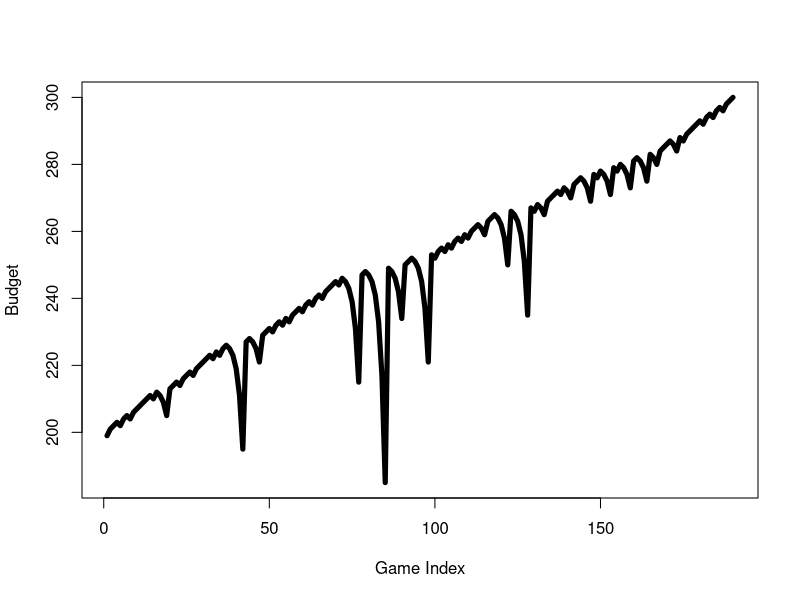
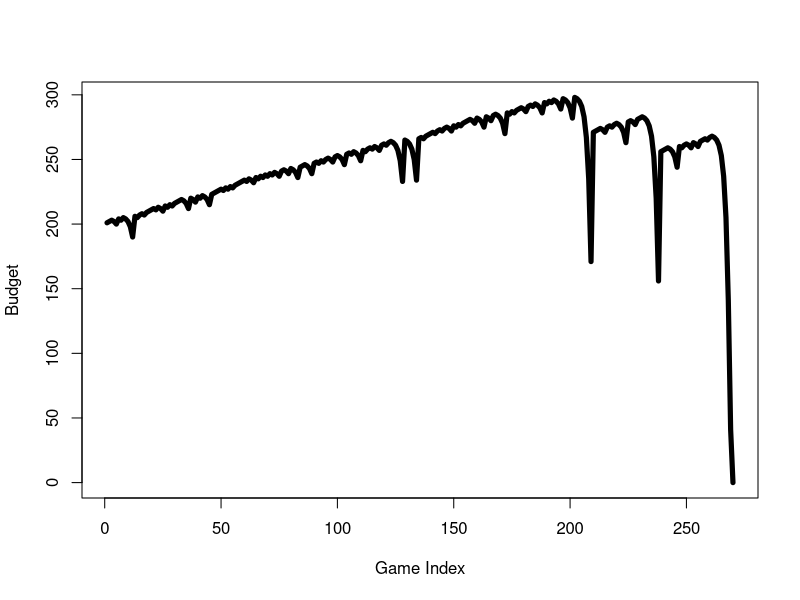

These charts were generated, in order, by the following R code: (Note: a time limit stopped this script after it produced the figures.)
## ---- chunk 1
knitr::opts_chunk$set(echo = TRUE)
## ---- chunk 2

#Define a function to simulate the result for one play, which is a random color through "red", "black", and "green" with a probability of {18/38, 18/38, 2/38}
single_spin <- function(){
  possible_outcomes <- c(rep("red",18), rep("black",18), rep("green",2))
  sample(possible_outcomes, 1)
}

#Define a function to set the wager for one play. If the outcome for last play is "red", then the gambler need to bet $1 on red in this play, or the gambler need to bet the minimum value of {"previous_wager", "max_wager", "current_budget"} on "red".
martingale_wager <- function(
  previous_wager
  , previous_outcome
  , max_wager
  , current_budget
){
  if(previous_outcome == "red") return(1)
  min(2*previous_wager, max_wager, current_budget)
}

#Define a function to simulate the gambler's status(current amount of all variables and parameters) after one play. In this function, we need to define a data.frame named "out" to save the gambler's status and become the output object.
one_play <- function(previous_ledger_entry, max_wager){
  # Create a copy of the input object that will become the output object
  out <- previous_ledger_entry
  out[1, "game_index"] <- previous_ledger_entry[1, "game_index"] + 1
  out[1, "starting_budget"] <- previous_ledger_entry[1, "ending_budget"]
  out[1, "wager"] <- martingale_wager(
    previous_wager = previous_ledger_entry[1, "wager"]
    , previous_outcome = previous_ledger_entry[1, "outcome"]
    , max_wager = max_wager
    , current_budget = out[1, "starting_budget"]
  )
  out[1, "outcome"] <- single_spin()
  out[1, "ending_budget"] <- out[1, "starting_budget"] + 
    ifelse(out[1, "outcome"] == "red", +1, -1)*out[1, "wager"]
  return(out)
}

#Define a function to simulate the process of one series play and named it as "one_series". In this function, we set a data.frame called "ledger" to record the gambler's status through the game and initialize the value of all parameters and variables in it.
one_series <- function(
  max_games, starting_budget, winning_threshold, max_wager
){
  # Initialize ledger
  ledger <- data.frame(
      game_index = 0:max_games
    , starting_budget = NA_integer_
    , wager = NA_integer_
    , outcome = NA_character_
    , ending_budget = NA_integer_
  )
  ledger[1, "wager"] <- 1
  ledger[1, "outcome"] <- "red"
  ledger[1, "ending_budget"] <- starting_budget
  for(i in 2:nrow(ledger)){
    #After initialization, we will simulate the game and save the gambler's status after     each play into a row of "ledger". We will also use a defined function named            "stopping_rule" to decide whether the game should be ended. 
    ledger[i,] <- one_play(ledger[i-1,], max_wager)
    if(stopping_rule(ledger[i,], winning_threshold)) break
  }
  # Return non-empty portion of ledger
  ledger[2:i, ]
}

#Define a function to claim the stopping rules of the game and play a role as judge whether the game should be ended in the main function "one_series".
stopping_rule <- function(
  ledger_entry
  , winning_threshold
){
  ending_budget <- ledger_entry[1, "ending_budget"]
  if(ending_budget <= 0) return(TRUE)
  if(ending_budget >= winning_threshold) return(TRUE)
  FALSE
}

#Define a function to calculate the earning(or losses) of one series play through ending_budget(the ending budget after the last play) minus starting_budget(the starting budget before the first play)
profit <- function(ledger){
  n <- nrow(ledger)
  profit <- ledger[n, "ending_budget"] - ledger[1, "starting_budget"]
  return(profit)
}

## ---- chunk 3

#We replicate the simulation process for 1000 times and collect the ending_budget of each time, so we can get an approximate value of the average earnings(or losses) of a gambler that uses this strategy.
#Define a function called "earnings" to get the final earnings(or losses) of each game.
set.seed(1)
#We store the output of function "one_series", which is designed to simulate the roulette for one time with input values of parameters, into "a" and then we return the value which located in the last row and the fifth column of "a". This value is the ending_budget for the last play of one series game, which means the money the gambler has in the end of one series game. So, we can run the function "earnings" and get a simulated result of the left money of a gambler that uses this strategy.
earnings <- function(max_games, starting_budget, winning_threshold, max_wager) {
  a <- one_series(max_games, starting_budget, winning_threshold, max_wager)
  return(a[length(a[,1]),5])
}
#After defining the function "earnings", now we can move on to a replication and get a simulated average value. Now, we use the function "replicate", which helps us to run the function "earnings" for 1000 times and return back a vector with 1000 values (each value represents a simulated left money for one play). Then, we can use the function "mean" and obtain the average left money of a gambler uses this strategy. 200 minus the simulated left money is an approximate value of the average earnings(or losses) of a gambler that uses this strategy. 
average_earnings = 200 - mean(replicate(1000,earnings(1000,200,300,100)))
#An approximate value of the average earnings is -46.816.

#All of the code above aims to get an approximate value of the average earnings(or #losses). In this process, we define a function "single_spin" first, which aims to return #back a result of the roulette. Then, we use the function "martingale_wager" to get the #wager of one game. After that, we utilize these two functions and define a new function #"one_play", which simulates the process of one play of the roulette and store the new #value of parameters into the data frame. At last, we define a function "one_series", #which establishes a new data frame and replicates the function "one_play" to store the #values of parameters for every time. We also define a function "stopping_rule" to help #"one_series" get the stopping point of replications. The function "one_series" returns #back all of the simulated values of parameters during a series of roulette game, and we #can use the last value of "ending_budget" to calculate the average earnings(or losses) #of a gambler uses this strategy.

## ---- chunk 4

set.seed(2)
gambler_1 <- one_series(1000,200,300,100) 
plot(x = gambler_1$game_index, y = gambler_1$ending_budget, type = "l", lwd = 5, xlab = "Game Index", ylab = "Budget")

## ---- chunk 5

set.seed(4)
gambler_2 <- one_series(1000,200,300,100) 
plot(x = gambler_2$game_index, y = gambler_2$ending_budget, type = "l", lwd = 5, xlab = "Game Index", ylab = "Budget")

## ---- chunk 6

set.seed(5)
average_earnings1 <- c()
for (i in 1:10) {
  average_earnings1[i] <- mean(replicate(5000,earnings(500+i*100,200,300,100)))-200
}
plot(x = seq(600, 1500, 100), y = average_earnings1, type = "l", lwd = 5, xlab = "Max Games", ylab = "Average Earnings")


## ---- chunk 7

set.seed(6)
average_earnings2 <- c()
for (i in 1:21) {
  average_earnings2[i] <- mean(replicate(5000,earnings(1000,190+i*10,300,100)))-200
}
plot(x = seq(200, 400, 10), y = average_earnings2, type = "l", lwd = 5, xlab = "Starting Budget", ylab = "Average Earnings")


## ---- chunk 8

set.seed(7)
average_earnings3 <- c()
for (i in 1:11) {
  average_earnings3[i] <- mean(replicate(5000,earnings(1000,200,280+20*i,100)))-200
}
plot(x = seq(300, 500, 20), y = average_earnings3, type = "l", lwd = 5, xlab = "Winning Threshold", ylab = "Average Earnings")


## ---- chunk 9

set.seed(8)
average_earnings4 <- c()
for (i in 1:11) {
  average_earnings4[i] <- mean(replicate(5000,earnings(1000,200,300,40+10*i)))-200
}
plot(x = seq(50, 150, 10), y = average_earnings4, type = "l", lwd = 5, xlab = "Max Wager", ylab = "Average Earnings")


## ---- chunk 10

set.seed(9)
roulette_time <- function(max_games, starting_budget, winning_threshold, max_wager) {
  b <- one_series(max_games, starting_budget, winning_threshold, max_wager)
  return(b[length(b[,1]),1])
}
average_time = mean(replicate(1000,roulette_time(1000,200,300,100)))
average_time
